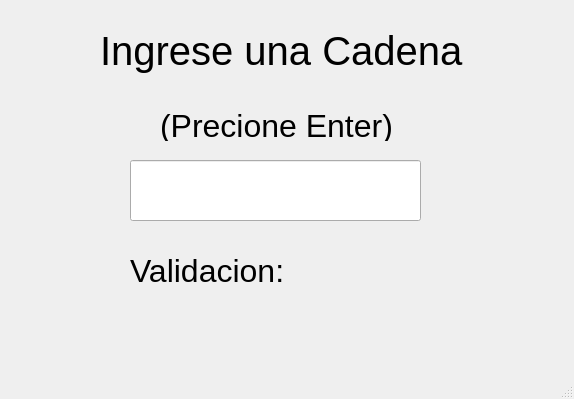
<?xml version="1.0" encoding="UTF-8"?>
<ui version="4.0">
 <class>MainWindow</class>
 <widget class="QMainWindow" name="MainWindow">
  <property name="geometry">
   <rect>
    <x>0</x>
    <y>0</y>
    <width>574</width>
    <height>399</height>
   </rect>
  </property>
  <property name="font">
   <font>
    <weight>50</weight>
    <italic>false</italic>
    <bold>false</bold>
    <underline>false</underline>
   </font>
  </property>
  <property name="windowTitle">
   <string>MainWindow</string>
  </property>
  <widget class="QWidget" name="centralwidget">
   <widget class="QLabel" name="Titulo">
    <property name="geometry">
     <rect>
      <x>100</x>
      <y>20</y>
      <width>371</width>
      <height>61</height>
     </rect>
    </property>
    <property name="font">
     <font>
      <pointsize>30</pointsize>
      <weight>50</weight>
      <italic>false</italic>
      <bold>false</bold>
      <underline>false</underline>
     </font>
    </property>
    <property name="text">
     <string>Ingrese una Cadena</string>
    </property>
   </widget>
   <widget class="QLineEdit" name="lineEdit">
    <property name="geometry">
     <rect>
      <x>130</x>
      <y>160</y>
      <width>291</width>
      <height>61</height>
     </rect>
    </property>
    <property name="font">
     <font>
      <pointsize>20</pointsize>
      <weight>50</weight>
      <italic>false</italic>
      <bold>false</bold>
      <underline>false</underline>
     </font>
    </property>
    <property name="text">
     <string/>
    </property>
   </widget>
   <widget class="QLabel" name="validacion">
    <property name="geometry">
     <rect>
      <x>130</x>
      <y>240</y>
      <width>291</width>
      <height>61</height>
     </rect>
    </property>
    <property name="font">
     <font>
      <pointsize>24</pointsize>
     </font>
    </property>
    <property name="text">
     <string>Validacion: </string>
    </property>
   </widget>
   <widget class="QLabel" name="enter">
    <property name="geometry">
     <rect>
      <x>160</x>
      <y>110</y>
      <width>241</width>
      <height>31</height>
     </rect>
    </property>
    <property name="font">
     <font>
      <pointsize>24</pointsize>
     </font>
    </property>
    <property name="text">
     <string>(Precione Enter)</string>
    </property>
   </widget>
  </widget>
  <widget class="QMenuBar" name="menubar">
   <property name="geometry">
    <rect>
     <x>0</x>
     <y>0</y>
     <width>574</width>
     <height>21</height>
    </rect>
   </property>
  </widget>
  <widget class="QStatusBar" name="statusbar"/>
 </widget>
 <resources/>
 <connections/>
</ui>
